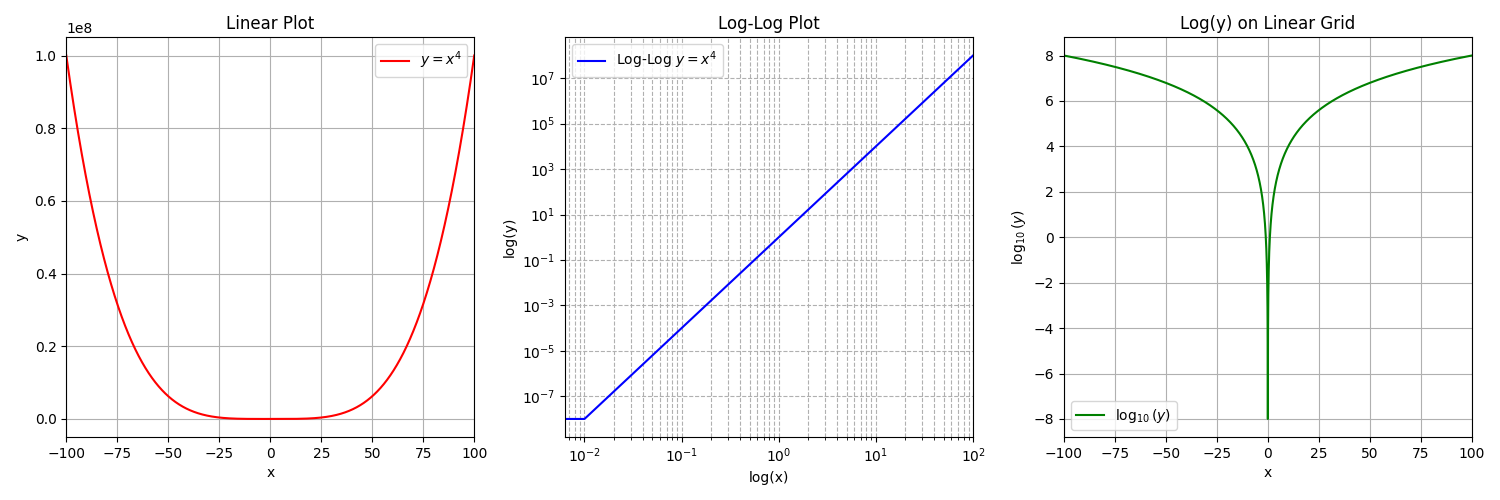

Write the Python code that produced this figure.
# prob2.py
# 2-12-25

import numpy as np
import matplotlib.pyplot as plt

x = np.linspace(-100,100,10000)
y = x**4

fig, ax = plt.subplots(1, 3, figsize=(15, 5))

ax[0].plot(x, y, 'r-', label=r'$y = x^4$')
ax[0].set_title('Linear Plot', fontsize=12)
ax[0].set_xlabel('x', fontsize=10)
ax[0].set_ylabel('y', fontsize=10)
ax[0].set_xlim(-100,100)
ax[0].grid(True)
ax[0].legend()

ax[1].plot(x, y, 'b-', label=r'Log-Log $y = x^4$')
ax[1].set_xscale('log')
ax[1].set_yscale('log')
ax[1].set_title('Log-Log Plot', fontsize=12)
ax[1].set_xlabel('log(x)', fontsize=10)
ax[1].set_ylabel('log(y)', fontsize=10)
ax[1].set_xlim(-100,100)
ax[1].grid(True,which='both', linestyle='--')
ax[1].legend()

ax[2].plot(x, np.log10(y), 'g-', label=r'$\log_{10}(y)$')
ax[2].set_title('Log(y) on Linear Grid', fontsize=12)
ax[2].set_xlabel('x', fontsize=10)
ax[2].set_ylabel(r'$\log_{10}(y)$', fontsize=10)
ax[2].set_xlim(-100,100)
ax[2].grid(True)
ax[2].legend()

plt.tight_layout()
plt.savefig('prob2.png')
plt.show()
